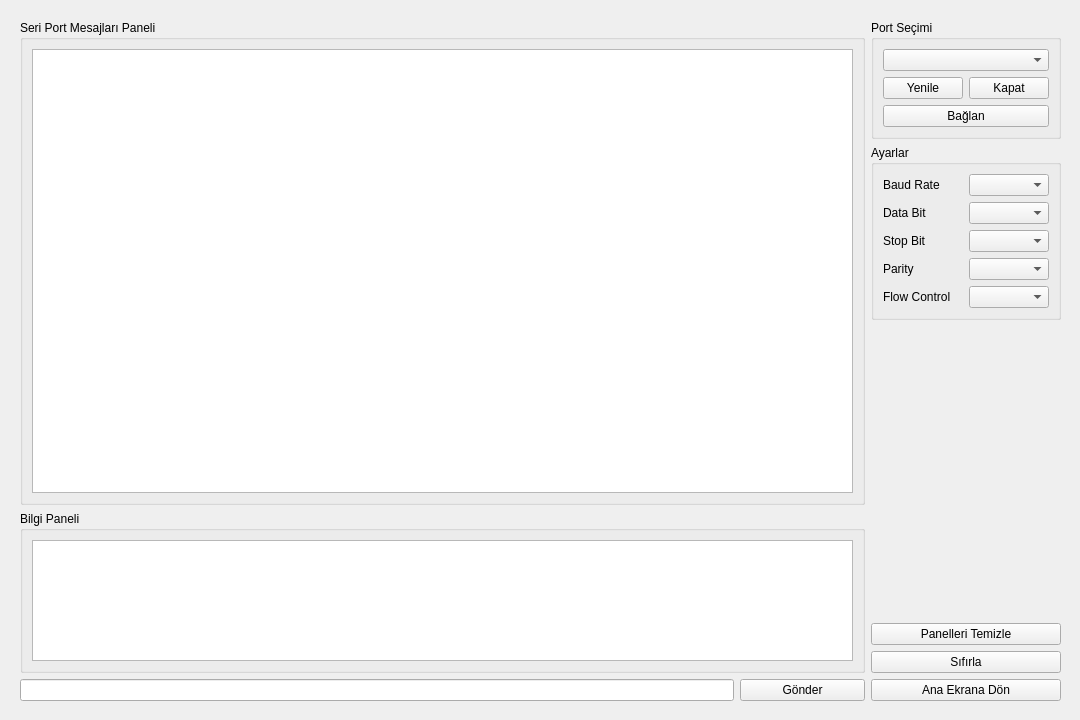
<?xml version="1.0" encoding="UTF-8"?>
<ui version="4.0">
 <class>logScreenWindow</class>
 <widget class="QWidget" name="logScreenWindow">
  <property name="geometry">
   <rect>
    <x>0</x>
    <y>0</y>
    <width>1080</width>
    <height>720</height>
   </rect>
  </property>
  <property name="windowTitle">
   <string>Form</string>
  </property>
  <widget class="QWidget" name="layoutWidget">
   <property name="geometry">
    <rect>
     <x>20</x>
     <y>20</y>
     <width>1041</width>
     <height>681</height>
    </rect>
   </property>
   <layout class="QHBoxLayout" name="horizontalLayout_17">
    <property name="sizeConstraint">
     <enum>QLayout::SetDefaultConstraint</enum>
    </property>
    <property name="leftMargin">
     <number>0</number>
    </property>
    <item>
     <layout class="QVBoxLayout" name="verticalLayout_6" stretch="3,1,0">
      <item>
       <widget class="QGroupBox" name="groupBox_4">
        <property name="title">
         <string>Seri Port Mesajları Paneli</string>
        </property>
        <layout class="QVBoxLayout" name="verticalLayout_2">
         <item>
          <widget class="QPlainTextEdit" name="serialMessages"/>
         </item>
        </layout>
       </widget>
      </item>
      <item>
       <widget class="QGroupBox" name="groupBox_3">
        <property name="title">
         <string>Bilgi Paneli</string>
        </property>
        <layout class="QVBoxLayout" name="verticalLayout">
         <item>
          <widget class="QPlainTextEdit" name="infoMessages"/>
         </item>
        </layout>
       </widget>
      </item>
      <item>
       <layout class="QHBoxLayout" name="horizontalLayout_3">
        <item>
         <widget class="QLineEdit" name="messageLine"/>
        </item>
        <item>
         <widget class="QPushButton" name="sendButton">
          <property name="minimumSize">
           <size>
            <width>125</width>
            <height>0</height>
           </size>
          </property>
          <property name="text">
           <string>Gönder</string>
          </property>
         </widget>
        </item>
       </layout>
      </item>
     </layout>
    </item>
    <item>
     <layout class="QVBoxLayout" name="verticalLayout_3">
      <item alignment="Qt::AlignTop">
       <widget class="QGroupBox" name="groupBox">
        <property name="enabled">
         <bool>true</bool>
        </property>
        <property name="sizePolicy">
         <sizepolicy hsizetype="Preferred" vsizetype="Preferred">
          <horstretch>0</horstretch>
          <verstretch>0</verstretch>
         </sizepolicy>
        </property>
        <property name="minimumSize">
         <size>
          <width>0</width>
          <height>0</height>
         </size>
        </property>
        <property name="title">
         <string>Port Seçimi</string>
        </property>
        <property name="checkable">
         <bool>false</bool>
        </property>
        <layout class="QVBoxLayout" name="verticalLayout_4">
         <item>
          <widget class="QComboBox" name="comPortBox">
           <property name="sizePolicy">
            <sizepolicy hsizetype="Preferred" vsizetype="Fixed">
             <horstretch>0</horstretch>
             <verstretch>0</verstretch>
            </sizepolicy>
           </property>
          </widget>
         </item>
         <item>
          <layout class="QHBoxLayout" name="horizontalLayout_2">
           <item>
            <widget class="QPushButton" name="comPortButton">
             <property name="text">
              <string>Yenile</string>
             </property>
            </widget>
           </item>
           <item>
            <widget class="QPushButton" name="disconnectButton">
             <property name="text">
              <string>Kapat</string>
             </property>
            </widget>
           </item>
          </layout>
         </item>
         <item>
          <widget class="QPushButton" name="connectButton">
           <property name="text">
            <string>Bağlan</string>
           </property>
          </widget>
         </item>
        </layout>
       </widget>
      </item>
      <item>
       <widget class="QGroupBox" name="groupBox_2">
        <property name="title">
         <string>Ayarlar</string>
        </property>
        <layout class="QVBoxLayout" name="verticalLayout_5">
         <item>
          <layout class="QHBoxLayout" name="horizontalLayout_4">
           <item>
            <widget class="QLabel" name="label_2">
             <property name="text">
              <string>Baud Rate</string>
             </property>
            </widget>
           </item>
           <item>
            <widget class="QComboBox" name="baudRateBox"/>
           </item>
          </layout>
         </item>
         <item>
          <layout class="QHBoxLayout" name="horizontalLayout_8">
           <item>
            <widget class="QLabel" name="label_5">
             <property name="text">
              <string>Data Bit</string>
             </property>
            </widget>
           </item>
           <item>
            <widget class="QComboBox" name="dataBitBox"/>
           </item>
          </layout>
         </item>
         <item>
          <layout class="QHBoxLayout" name="horizontalLayout_7">
           <item>
            <widget class="QLabel" name="label_4">
             <property name="text">
              <string>Stop Bit</string>
             </property>
            </widget>
           </item>
           <item>
            <widget class="QComboBox" name="stopBitBox"/>
           </item>
          </layout>
         </item>
         <item>
          <layout class="QHBoxLayout" name="horizontalLayout_6">
           <item>
            <widget class="QLabel" name="label_3">
             <property name="sizePolicy">
              <sizepolicy hsizetype="Preferred" vsizetype="Preferred">
               <horstretch>0</horstretch>
               <verstretch>0</verstretch>
              </sizepolicy>
             </property>
             <property name="text">
              <string>Parity</string>
             </property>
            </widget>
           </item>
           <item>
            <widget class="QComboBox" name="parityBox"/>
           </item>
          </layout>
         </item>
         <item>
          <layout class="QHBoxLayout" name="horizontalLayout_5">
           <item>
            <widget class="QLabel" name="label_6">
             <property name="enabled">
              <bool>true</bool>
             </property>
             <property name="sizePolicy">
              <sizepolicy hsizetype="Preferred" vsizetype="Preferred">
               <horstretch>0</horstretch>
               <verstretch>0</verstretch>
              </sizepolicy>
             </property>
             <property name="text">
              <string>Flow Control</string>
             </property>
             <property name="scaledContents">
              <bool>false</bool>
             </property>
            </widget>
           </item>
           <item>
            <widget class="QComboBox" name="flowControlBox"/>
           </item>
          </layout>
         </item>
        </layout>
       </widget>
      </item>
      <item>
       <spacer name="verticalSpacer_2">
        <property name="orientation">
         <enum>Qt::Vertical</enum>
        </property>
        <property name="sizeHint" stdset="0">
         <size>
          <width>20</width>
          <height>40</height>
         </size>
        </property>
       </spacer>
      </item>
      <item>
       <widget class="QPushButton" name="clearPanelsButton">
        <property name="text">
         <string>Panelleri Temizle</string>
        </property>
       </widget>
      </item>
      <item>
       <widget class="QPushButton" name="setDefaultsButton">
        <property name="text">
         <string>Sıfırla</string>
        </property>
       </widget>
      </item>
      <item>
       <widget class="QPushButton" name="logScreenBackButton">
        <property name="text">
         <string>Ana Ekrana Dön</string>
        </property>
       </widget>
      </item>
     </layout>
    </item>
   </layout>
  </widget>
 </widget>
 <resources/>
 <connections/>
</ui>
